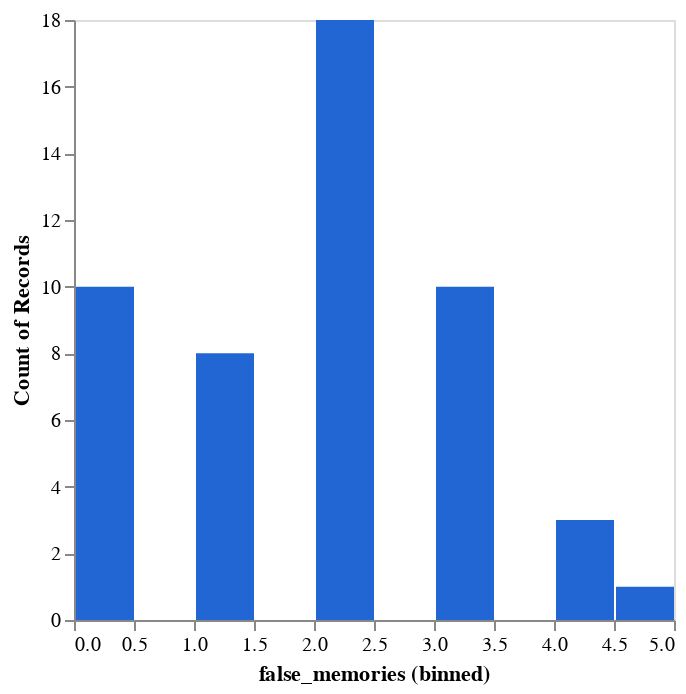

Notebook source saved alongside this figure:
### Code cell
DeepnoteChart(generative_df, """{"layer":[{"layer":[{"mark":{"clip":true,"type":"bar","color":"#2266D3","tooltip":true},"encoding":{"x":{"bin":true,"axis":{"grid":false},"sort":null,"type":"quantitative","field":"false_memories"},"y":{"axis":{"grid":false},"sort":null,"type":"quantitative","scale":{"type":"linear"},"format":{"type":"default","decimals":null},"aggregate":"count","formatType":"numberFormatFromNumberType"}}}]}],"title":"","config":{"legend":{}},"$schema":"https://vega.github.io/schema/vega-lite/v5.json","encoding":{},"usermeta":{"aditionalTypeInfo":{"histogramLayerIndexes":[0]},"tooltipDefaultMode":true}}""")

### Figure 1 — Vega-Lite specification as saved in the notebook (floating-point values rounded to 4 significant figures)
{"$schema": "https://vega.github.io/schema/vega-lite/v5.json", "config": {"legend": {}}, "data": {"values": [{"Exp_condition": "chatbot", "PostQues_10": 3, "PostQues_14": 2, "PostQues_20": 2, "PostQues_25": 2, "PostQues_3": 4, "false_memories": 0}, {"Exp_condition": "chatbot", "PostQues_10": 4, "PostQues_14": 4, "PostQues_20": 4, "PostQues_25": 3, "PostQues_3": 4, "false_memories": 0}, {"Exp_condition": "chatbot", "PostQues_10": 5, "PostQues_14": 5, "PostQues_20": 2, "PostQues_25": 1, "PostQues_3": 2, "false_memories": 2}, {"Exp_condition": "chatbot", "PostQues_10": 5, "PostQues_14": 3, "PostQues_20": 4, "PostQues_25": 2, "PostQues_3": 1, "false_memories": 1}, {"Exp_condition": "chatbot", "PostQues_10": 4, "PostQues_14": 4, "PostQues_20": 4, "PostQues_25": 2, "PostQues_3": 4, "false_memories": 0}, {"Exp_condition": "chatbot", "PostQues_10": 7, "PostQues_14": 7, "PostQues_20": 4, "PostQues_25": 7, "PostQues_3": 7, "false_memories": 4}, {"Exp_condition": "chatbot", "PostQues_10": 3, "PostQues_14": 2, "PostQues_20": 4, "PostQues_25": 2, "PostQues_3": 2, "false_memories": 0}, {"Exp_condition": "chatbot", "PostQues_10": 7, "PostQues_14": 7, "PostQues_20": 7, "PostQues_25": 4, "PostQues_3": 1, "false_memories": 3}, {"Exp_condition": "chatbot", "PostQues_10": 5, "PostQues_14": 2, "PostQues_20": 6, "PostQues_25": 4, "PostQues_3": 1, "false_memories": 2}, {"Exp_condition": "chatbot", "PostQues_10": 2, "PostQues_14": 2, "PostQues_20": 6, "PostQues_25": 2, "PostQues_3": 1, "false_memories": 1}, {"Exp_condition": "chatbot", "PostQues_10": 6, "PostQues_14": 6, "PostQues_20": 5, "PostQues_25": 5, "PostQues_3": 6, "false_memories": 5}, {"Exp_condition": "chatbot", "PostQues_10": 5, "PostQues_14": 5, "PostQues_20": 5, "PostQues_25": 2, "PostQues_3": 5, "false_memories": 4}, {"Exp_condition": "chatbot", "PostQues_10": 6, "PostQues_14": 6, "PostQues_20": 4, "PostQues_25": 4, "PostQues_3": 4, "false_memories": 2}, {"Exp_condition": "chatbot", "PostQues_10": 6, "PostQues_14": 2, "PostQues_20": 2, "PostQues_25": 4, "PostQues_3": 4, "false_memories": 1}, {"Exp_condition": "chatbot", "PostQues_10": 4, "PostQues_14": 5, "PostQues_20": 4, "PostQues_25": 4, "PostQues_3": 7, "false_memories": 2}, {"Exp_condition": "chatbot", "PostQues_10": 4, "PostQues_14": 3, "PostQues_20": 5, "PostQues_25": 5, "PostQues_3": 6, "false_memories": 3}, {"Exp_condition": "chatbot", "PostQues_10": 6, "PostQues_14": 4, "PostQues_20": 7, "PostQues_25": 4, "PostQues_3": 4, "false_memories": 2}, {"Exp_condition": "chatbot", "PostQues_10": 6, "PostQues_14": 2, "PostQues_20": 2, "PostQues_25": 2, "PostQues_3": 6, "false_memories": 2}, {"Exp_condition": "chatbot", "PostQues_10": 5, "PostQues_14": 1, "PostQues_20": 6, "PostQues_25": 2, "PostQues_3": 7, "false_memories": 3}, {"Exp_condition": "chatbot", "PostQues_10": 4, "PostQues_14": 2, "PostQues_20": 4, "PostQues_25": 4, "PostQues_3": 4, "false_memories": 0}, {"Exp_condition": "chatbot", "PostQues_10": 4, "PostQues_14": 7, "PostQues_20": 4, "PostQues_25": 4, "PostQues_3": 1, "false_memories": 1}, {"Exp_condition": "chatbot", "PostQues_10": 2, "PostQues_14": 1, "PostQues_20": 5, "PostQues_25": 1, "PostQues_3": 2, "false_memories": 1}, {"Exp_condition": "chatbot", "PostQues_10": 7, "PostQues_14": 5, "PostQues_20": 5, "PostQues_25": 5, "PostQues_3": 3, "false_memories": 4}, {"Exp_condition": "chatbot", "PostQues_10": 6, "PostQues_14": 6, "PostQues_20": 4, "PostQues_25": 4, "PostQues_3": 1, "false_memories": 2}, {"Exp_condition": "chatbot", "PostQues_10": 3, "PostQues_14": 2, "PostQues_20": 4, "PostQues_25": 3, "PostQues_3": 2, "false_memories": 0}, {"Exp_condition": "chatbot", "PostQues_10": 6, "PostQues_14": 2, "PostQues_20": 6, "PostQues_25": 6, "PostQues_3": 2, "false_memories": 3}, {"Exp_condition": "chatbot", "PostQues_10": 6, "PostQues_14": 2, "PostQues_20": 6, "PostQues_25": 1, "PostQues_3": 2, "false_memories": 2}, {"Exp_condition": "chatbot", "PostQues_10": 4, "PostQues_14": 4, "PostQues_20": 4, "PostQues_25": 3, "PostQues_3": 4, "false_memories": 0}, {"Exp_condition": "chatbot", "PostQues_10": 4, "PostQues_14": 4, "PostQues_20": 6, "PostQues_25": 4, "PostQues_3": 6, "false_memories": 2}, {"Exp_condition": "chatbot", "PostQues_10": 6, "PostQues_14": 4, "PostQues_20": 4, "PostQues_25": 4, "PostQues_3": 2, "false_memories": 1}, {"Exp_condition": "chatbot", "PostQues_10": 5, "PostQues_14": 3, "PostQues_20": 5, "PostQues_25": 2, "PostQues_3": 2, "false_memories": 2}, {"Exp_condition": "chatbot", "PostQues_10": 5, "PostQues_14": 3, "PostQues_20": 5, "PostQues_25": 2, "PostQues_3": 7, "false_memories": 3}, {"Exp_condition": "chatbot", "PostQues_10": 3, "PostQues_14": 6, "PostQues_20": 5, "PostQues_25": 5, "PostQues_3": 3, "false_memories": 3}, {"Exp_condition": "chatbot", "PostQues_10": 4, "PostQues_14": 4, "PostQues_20": 7, "PostQues_25": 4, "PostQues_3": 7, "false_memories": 2}, {"Exp_condition": "chatbot", "PostQues_10": 5, "PostQues_14": 4, "PostQues_20": 5, "PostQues_25": 2, "PostQues_3": 2, "false_memories": 2}, {"Exp_condition": "chatbot", "PostQues_10": 6, "PostQues_14": 2, "PostQues_20": 6, "PostQues_25": 4, "PostQues_3": 2, "false_memories": 2}, {"Exp_condition": "chatbot", "PostQues_10": 4, "PostQues_14": 2, "PostQues_20": 6, "PostQues_25": 2, "PostQues_3": 6, "false_memories": 2}, {"Exp_condition": "chatbot", "PostQues_10": 2, "PostQues_14": 2, "PostQues_20": 2, "PostQues_25": 2, "PostQues_3": 2, "false_memories": 0}, {"Exp_condition": "chatbot", "PostQues_10": 5, "PostQues_14": 4, "PostQues_20": 5, "PostQues_25": 4, "PostQues_3": 4, "false_memories": 2}, {"Exp_condition": "chatbot", "PostQues_10": 7, "PostQues_14": 7, "PostQues_20": 6, "PostQues_25": 4, "PostQues_3": 2, "false_memories": 3}, {"Exp_condition": "chatbot", "PostQues_10": 6, "PostQues_14": 5, "PostQues_20": 4, "PostQues_25": 4, "PostQues_3": 5, "false_memories": 3}, {"Exp_condition": "chatbot", "PostQues_10": 5, "PostQues_14": 4, "PostQues_20": 6, "PostQues_25": 2, "PostQues_3": 2, "false_memories": 2}, {"Exp_condition": "chatbot", "PostQues_10": 7, "PostQues_14": 4, "PostQues_20": 4, "PostQues_25": 4, "PostQues_3": 6, "false_memories": 2}, {"Exp_condition": "chatbot", "PostQues_10": 7, "PostQues_14": 7, "PostQues_20": 7, "PostQues_25": 2, "PostQues_3": 2, "false_memories": 3}, {"Exp_condition": "chatbot", "PostQues_10": 4, "PostQues_14": 3, "PostQues_20": 4, "PostQues_25": 4, "PostQues_3": 2, "false_memories": 0}, {"Exp_condition": "chatbot", "PostQues_10": 5, "PostQues_14": 2, "PostQues_20": 6, "PostQues_25": 5, "PostQues_3": 4, "false_memories": 3}, {"Exp_condition": "chatbot", "PostQues_10": 3, "PostQues_14": 2, "PostQues_20": 2, "PostQues_25": 2, "PostQues_3": 2, "false_memories": 0}, {"Exp_condition": "chatbot", "PostQues_10": 6, "PostQues_14": 6, "PostQues_20": 4, "PostQues_25": 2, "PostQues_3": 2, "false_memories": 2}, {"Exp_condition": "chatbot", "PostQues_10": 6, "PostQues_14": 2, "PostQues_20": 4, "PostQues_25": 4, "PostQues_3": 4, "false_memories": 1}, {"Exp_condition": "chatbot", "PostQues_10": 6, "PostQues_14": 2, "PostQues_20": 4, "PostQues_25": 2, "PostQues_3": 4, "false_memories": 1}]}, "encoding": {}, "layer": [{"layer": [{"encoding": {"x": {"axis": {"grid": false}, "bin": true, "field": "false_memories", "sort": null, "type": "quantitative"}, "y": {"aggregate": "count", "axis": {"grid": false}, "format": {"decimals": null, "type": "default"}, "formatType": "numberFormatFromNumberType", "scale": {"type": "linear"}, "sort": null, "type": "quantitative"}}, "mark": {"clip": true, "color": "#2266D3", "tooltip": true, "type": "bar"}}]}], "title": "", "usermeta": {"aditionalTypeInfo": {"histogramLayerIndexes": [0]}, "tooltipDefaultMode": true}}
